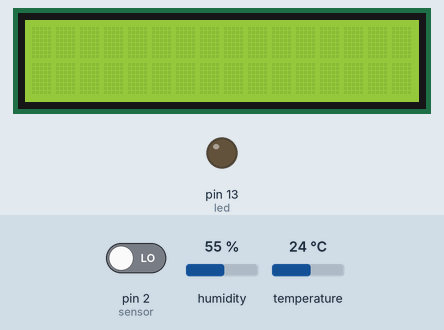
A sketch run on a simulated Arduino Uno, built with avr-gcc and run on an emulated ATmega328P. On the bench: 16×2 character LCD, output pins drawn as LEDs (lit = HIGH). The inputs (shaded band) are chosen by the test bench; at power-on: pin 2 (sensor) LOW, humidity 55 %, temperature 24 °C. What the sketch prints to the serial monitor is not drawn.

Above: at 1.2 s.
1.3 s: pin 2 (sensor) driven HIGH
At 2.4 s:
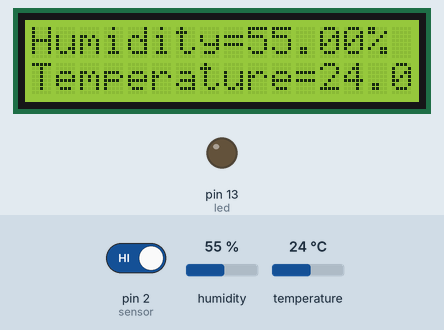
3.6 s: humidity set to 51 %
At 4.9 s:
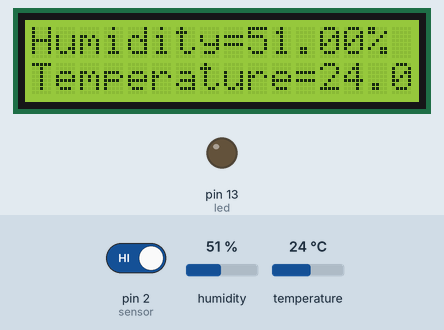
5.2 s: humidity set to 48 %
At 6.2 s:
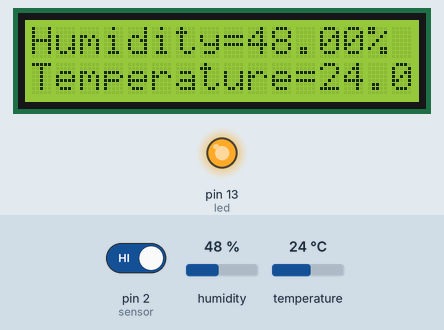
6.9 s: temperature set to 12 °C
At 7.5 s:
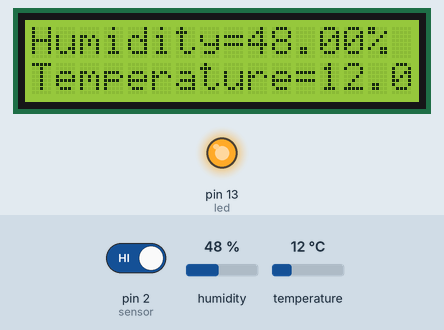
8.6 s: temperature set to 19 °C
At 9.9 s:
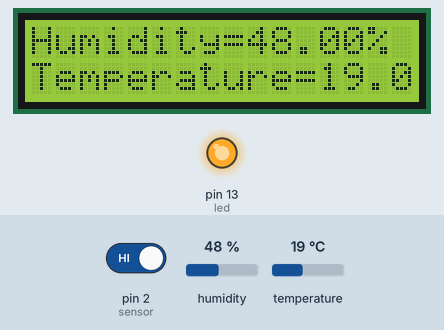
10.2 s: pin 2 (sensor) driven LOW
At 11.7 s:
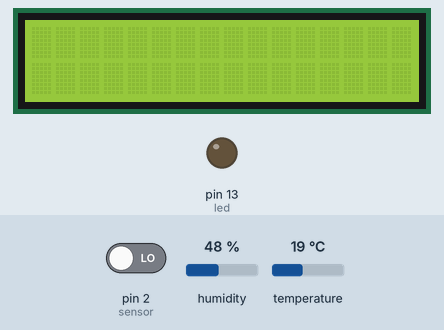
Timing chart, 0 to 13.2 s (numbered marks = the images above; inputs shaded):
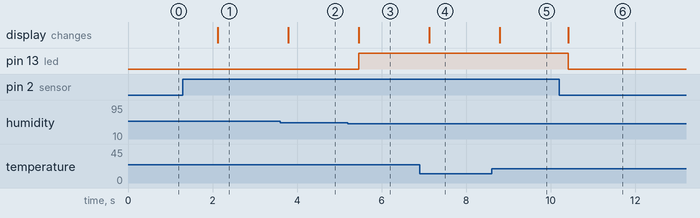

Measured:
- the behaviour switches between 50 and 49 % on humidity (found by bisection; images 2 and 3)
- after the input at 1.3 s, the display: changes after 0.83 s (image 1)
- after the input at 3.6 s, the display: changes after 0.19 s (image 2)
- after the input at 5.2 s, pin 13 (led): LOW → HIGH after 0.26 s; the display: changes after 0.26 s (image 3)
- after the input at 6.9 s, the display: changes after 0.23 s (image 4)
- after the input at 8.6 s, the display: changes after 0.20 s (image 5)
- after the input at 10.2 s, pin 13 (led): HIGH → LOW after 0.21 s; the display: changes after 0.21 s (image 6)

The sketch:

IOTproject.ino
```cpp
#include <dht11.h>
#include <LiquidCrystal_I2C.h>
#define DHT11PIN 7
dht11 DHT11;
LiquidCrystal_I2C lcd(0x27, 16, 2); // I2C address 0x27, 16 column and 2 rows
int led = 13;                // the pin that the LED is atteched to
int sensor = 2;              // the pin that the sensor is atteched to
int state = LOW;             // by default, no motion detected
int val = 0;                 // variable to store the sensor status (value)

void setup() {
  //PIR
  pinMode(led, OUTPUT);      // initalize LED as an output
  pinMode(sensor, INPUT);    // initialize sensor as an input
  // Temperature DHT11
  Serial.begin(9600);

  lcd.backlight();// turn on lcd backlight
  lcd.init();// initialize lcd
}


void loop(){
  val = digitalRead(sensor);   // read sensor value
  if (val == HIGH) {           // check if the sensor is HIGH
    display_temp();            // Display temp on screen
    if ((float(DHT11.temperature)<23.00) || (float(DHT11.humidity)<50.00)) {
      digitalWrite(led, HIGH);   // turn LED ON (On/Off switch for heater)
      delay(500);                // delay 500 milliseconds
    }
    else {
      digitalWrite(led, LOW);
      delay(500);
    }
  if (state == LOW) {
    Serial.println("Motion detected!");
    state = HIGH;       // update variable state to HIGH
    }
  }
  else {
    lcd.clear();
    digitalWrite(led, LOW); // turn LED OFF
    delay(1000);             // delay 500 milliseconds
    if (state == HIGH){
      Serial.println("Motion stopped!");
      state = LOW;       // update variable state to LOW
    }
  }
}

void display_temp() {
  //LCD display temperature
  int cha = DHT11.read(DHT11PIN);
  float temp = DHT11.temperature;
  float humid = DHT11.humidity;

  lcd.setCursor(0,0);// set the cursor on the first row and column
  lcd.print("Humidity=");
  lcd.print(humid);//print the humidity
  lcd.print("%");
  lcd.setCursor(0,1);//set the cursor on the second row and first column
  lcd.print("Temperature=");
  lcd.print(temp);//print the temperature
  lcd.print("C");
}
```
